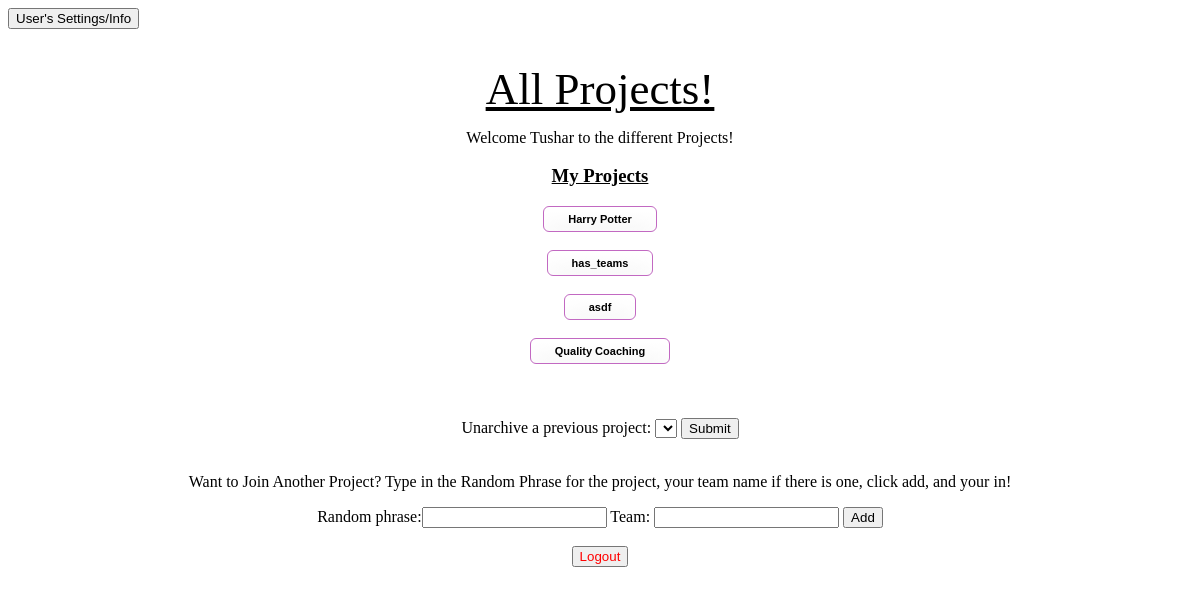
The app's page /quest/user_project_page/tdesai (signed in), older data.
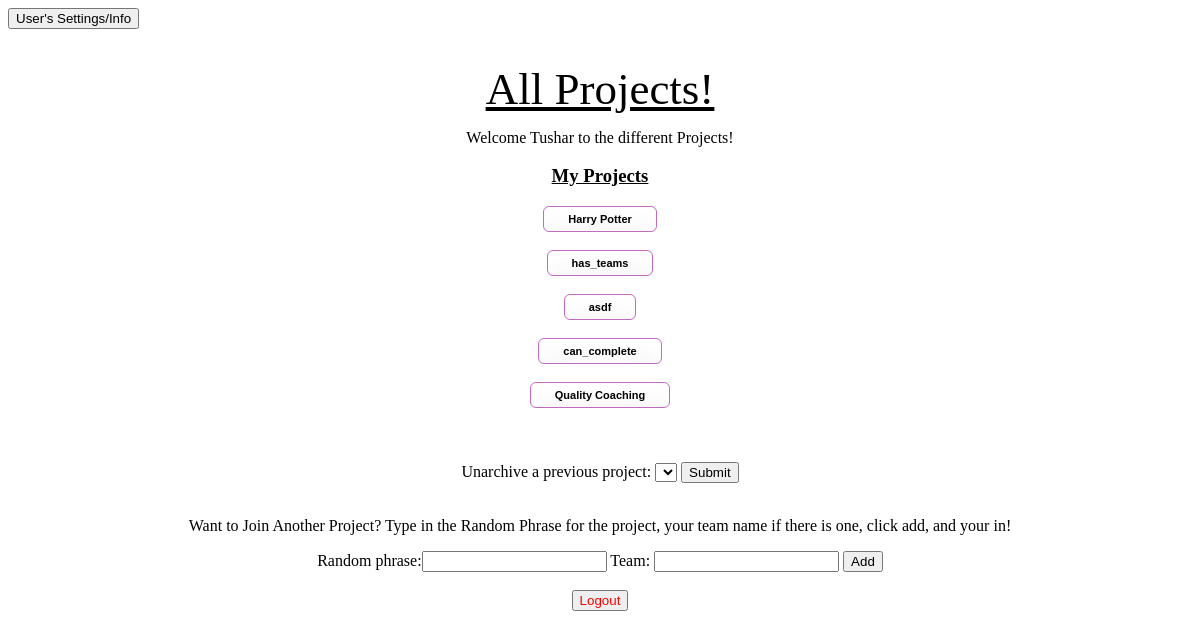
The same page, newer data.
### quest_extension/models.py (models this page shows)
class Project(models.Model):
    project_name = models.CharField(max_length=1000)
    project_description = models.CharField(max_length=1000, blank = True, null = True)
    project_random_phrase = models.CharField(max_length = 255, unique = True)
    project_admin_pin = models.CharField(max_length = 255, unique = True)
    project_editable = models.BooleanField()
    project_has_teams = models.BooleanField(default = False)

### quest_extension/views.py (the view)
# urls.py: path('user_project_page/<ldap>', views.get_user_project_page),
def get_user_project_page(request, ldap):
    if not validate_user_access(request, ldap):
        return HttpResponseRedirect('/quest/user_login')
    current_user = User.objects.get(user_ldap = ldap)
    user_projects = UserProject.objects.filter(user = current_user, archived = False).values_list('project', flat=True)
    user_projects = Project.objects.filter(pk__in=user_projects)
    list_of_archived_projects = UserProject.objects.filter(user = current_user, archived = True).values_list('project', flat=True)
    list_of_archived_projects = Project.objects.filter(pk__in=list_of_archived_projects)
    add_new_project_form = AddNewProjectForm()
    context = {'current_user': current_user,
    'user_projects': user_projects,
    'add_new_project_form': add_new_project_form,
    'list_of_archived_projects': list_of_archived_projects}
    return render(request, 'quest_extension/user_project_page.html', context)

### quest_extension/forms.py
class AddNewProjectForm(forms.Form):
    random_phrase = forms.CharField()

### quest_extension/logic.py (called while the page is built)
def validate_user_access(request, ldap):
    return 'current_user_ldap' in request.session and request.session['current_user_ldap'] == ldap

### quest_extension/templates/quest_extension/user_project_page.html (shortened to what this page needs)
{% load static %}
<!DOCTYPE html>
<html lang="en">
    <head>
	<link rel="stylesheet" type="text/css" href="{% static 'quest_extension/user_project_page_style.css' %}">
    </head>
    <body>
    <form method='GET' action = '/quest/user_settings_info/{{current_user.user_ldap}}'>
        <button type='submit'>User's Settings/Info</button>
    </form>
    <div id = 'centered'>
        <h1>All Projects!</h1>
        <p>Welcome {{ current_user.user_first_name }} to the different Projects!</p>
        <h3> My Projects </h3>
        {% for project in user_projects %}
            <form method='GET', action = '/quest/user_home/{{ current_user.user_ldap }}/{{ project.id }}'>
                <div id= 'project_button'>
                    <button type='submit'>{{project.project_name}}</button>
                </div>
            </form>
            <br>
        {% endfor %}
        <br>
        <br>
        <form method = 'POST' action = '/quest/user_unarchive_project/{{current_user.user_ldap}}'>
            Unarchive a previous project:
            <select name="project_to_unarchive_id">
            </select>
            <button type = 'submit'> Submit </button>
        </form>
        <br>
        <p> Want to Join Another Project? Type in the Random Phrase for the project, your team name if
            there is one, click add,
            and your in!
        </p>
        <form id = 'add_new_project' method='POST' action = '/quest/add_user_project_page/{{ current_user.user_ldap }}'>
            {{ add_new_project_form }}
            Team: <input type = 'text', name = 'team'>
            <button type ='submit' name = 'project_id' value = '{{project.id}}'>Add</button>
        </form>
        <br>
        <div id= 'logout'>
        <form method='POST' action = '/quest/user_logout/{{ current_user.user_ldap}}'>
                <button type = 'submit', name = 'logout'>Logout</button>
            </form>
        </div>
    </div>
    </body>
</html>

Row changes from the older to the newer data that the page shows:
now on this page (row edited): Project: project_name "can_complete"
